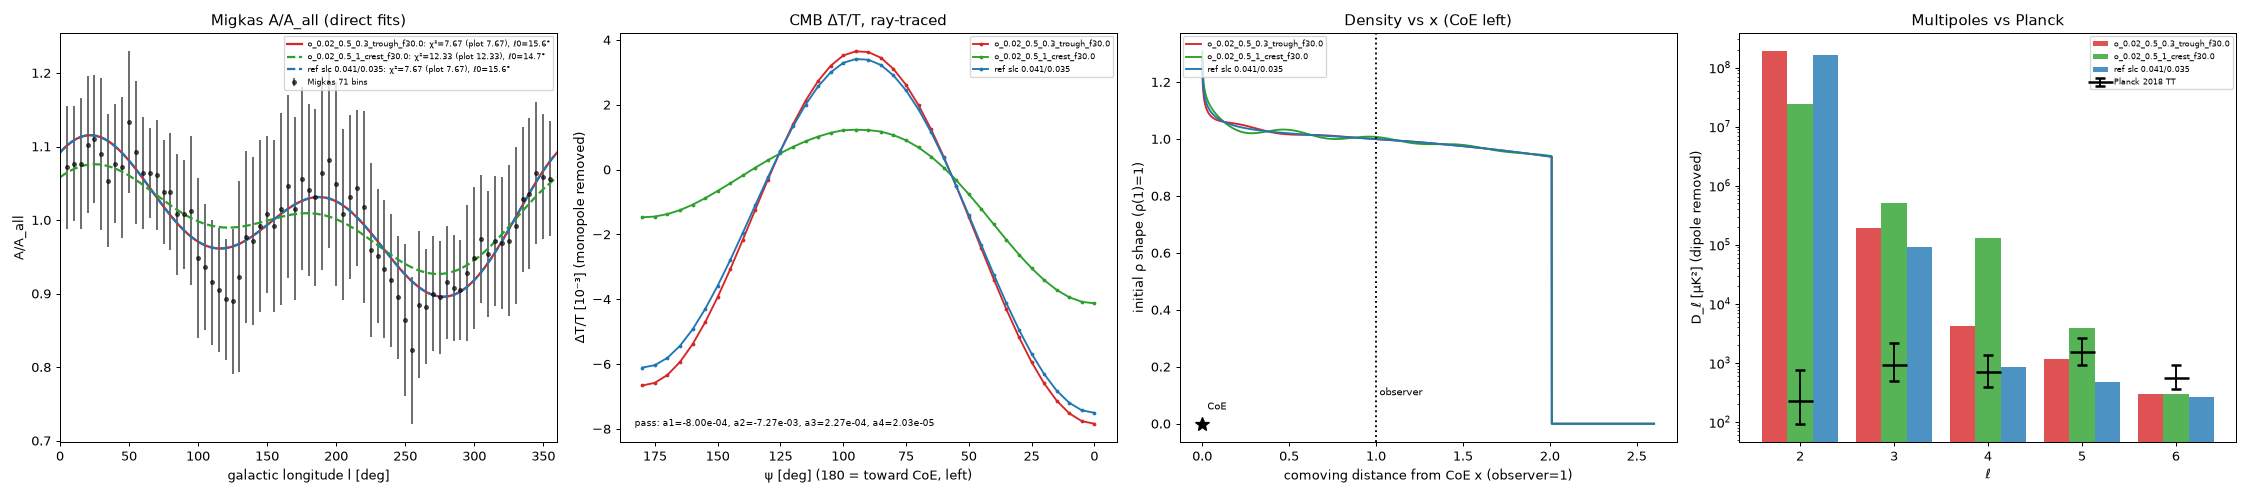

Reproduce this figure in Python.
# usage: poly_plots.py PASS.npz BESTCHI.npz   (both smooth-polynomial runs)
import os,sys,json,numpy as np,warnings;warnings.filterwarnings('ignore')
import matplotlib;matplotlib.use('Agg');import matplotlib.pyplot as plt
H=os.getcwd();FP,FB=[os.path.abspath(a) for a in sys.argv[1:3]];OUT=sys.argv[3];REF=os.path.abspath('../runs_sl2/slc_0.041037_0.035.npz')
os.chdir('/workspace/cosmology-course/notes/accel/gr/three_vel/density')
src=open('/workspace/cosmology-course/notes/accel/gr/rings_cmb/v11/clusters_voids/quad_balance/mass_family_scan/migkas_prof.py').read()
exec(src.split('rng=np.random')[0]);os.chdir(H)
sys.argv=[sys.argv[0]];import anP,glob
def mfit(rat,n=40):
    rng=np.random.default_rng(12345);best=None
    for k in range(n):
        r=minimize(chi,LO+(HI-LO)*rng.random(6),args=(rat,),method='Nelder-Mead',options=dict(maxiter=5000,xatol=1e-7,fatol=1e-7))
        if best is None or r.fun<best.fun:best=r
    th=best.x
    for j in range(3):th=minimize(chi,th,args=(rat,),method='Nelder-Mead',options=dict(maxiter=5000,xatol=1e-9,fatol=1e-9)).x
    m=model(th,rat);return th,chi(th,rat),1-np.sum((Y-m)**2)/np.sum((Y-Y.mean())**2)
Ls=np.arange(0,361,1.0);Lsave=L.copy()
def curve(t,ra):
    global L;L=np.mod(Ls,360);L[-1]=360.0;v=model(t,ra);L=Lsave;return v
from scipy.interpolate import interp1d
out={}
for tag,fn in [('pass',FP),('bestchi',FB),('ref',REF)]:
    A=anP.an(fn);d0=np.load(fn);A['osc']=[float(d0[k]) for k in ('A','LAM','LD','PH')] if 'A' in d0.files else None;th,c2,R2=mfit(A['ratio']);cc=float(np.sum(((interp1d(Ls,curve(th,A['ratio']))(np.mod(L,360))-Y)/S)**2))
    d=np.load(fn);A.update(chi2=float(c2),chi2_from_plotted=cc,R2=float(R2),l0=float(th[1]),theta=th.tolist(),frac=float(d['frac']));out[tag]=A
    print(tag,A['C'],'ratio %.5f chi2 %.3f (plot %.3f) R2 %.3f l0 %.2f a'%(A['ratio'],c2,cc,R2,th[1]),['%.3e'%x for x in A['a']],'D2-6',['%.3g'%x for x in A['Dl'][2:7]])
PL=np.loadtxt('/workspace/cosmology-course/notes/accel/gr/rings_cmb/v11/clusters_voids/reproduce_cmb/planckTT.txt')
out['planck_l2_30']=PL[:29].tolist();scan=[]
for f in sorted(glob.glob('runs_osc/*.npz')):
    r=anP.an(f);r['tag']=os.path.basename(f)[:-4];r.pop('Dl_full',None);scan.append(r)
out['scan']=scan;json.dump(out,open(OUT+'_results.json','w'),indent=1)
col={'pass':'C3','bestchi':'C2','ref':'C0'};lab={k:(os.path.basename(out[k]['run'])[:-4] if k!='ref' else 'ref slc 0.041/0.035')+('') for k in out if k in col}
fig,ax=plt.subplots(1,4,figsize=(25,5.5))
A=ax[0];A.errorbar(L,Y,yerr=S,fmt='o',ms=3,color='k',alpha=.6,label='Migkas 71 bins')
for k in col:A.plot(Ls,curve(np.array(out[k]['theta']),out[k]['ratio']),col[k],ls='-' if k=='pass' else '--',lw=1.8,label=lab[k]+f": χ²={out[k]['chi2']:.2f} (plot {out[k]['chi2_from_plotted']:.2f}), ℓ0={out[k]['l0']:.1f}°")
A.set_xlim(0,360);A.set_xlabel('galactic longitude l [deg]');A.set_ylabel('A/A_all');A.legend(fontsize=6);A.set_title('Migkas A/A_all (direct fits)')
A=ax[1]
for k in col:
    o=np.load(out[k]['run'])['o'];o=o[np.argsort(o[:,0])];psi=o[:,0];lz=np.log(o[:,1]);w=np.sin(np.radians(psi));d_=-(lz-np.trapezoid(lz*w,psi)/np.trapezoid(w,psi))
    A.plot(psi,d_*1e3,col[k],marker='o',ms=2,label=lab[k])
A.invert_xaxis();A.set_xlabel('ψ [deg] (180 = toward CoE, left)');A.set_ylabel('ΔT/T [10⁻³] (monopole removed)');A.set_title('CMB ΔT/T, ray-traced')
p=out['pass'];A.text(.03,.04,'pass: '+', '.join(f'a{l+1}={p["a"][l]:.2e}' for l in range(4)),transform=A.transAxes,fontsize=7);A.legend(fontsize=6)
A=ax[2];x=np.linspace(1e-3,2.6,3000);Rb=1.5*(1+14.30048287260589/42)
for k in col:
    import re;tg=os.path.basename(out[k]['run']);m_=re.match(r'o_([^_]+)_([^_]+)_([^_]+)_([a-z]+)',tg)
    if m_:
        a_,lm,ld,pt=float(m_[1]),float(m_[2]),float(m_[3]),m_[4];ph={'trough':-np.pi/2,'crest':np.pi/2,'up':0,'down':np.pi}[pt]-2*np.pi/lm;xx=np.minimum(x,Rb);s=xx**-0.041037*np.exp(-0.035*(xx-1)**2+a_*np.exp(-xx/ld)*np.sin(2*np.pi*xx/lm+ph))
    else:s= x**-0.041037*np.exp(-0.035*(x-1)**2)
    A.plot(x,s*(x<=Rb),col[k],label=lab[k])
A.axvline(1,color='k',ls=':');A.text(1.02,0.1,'observer',fontsize=8);A.plot(0,0,'k*',ms=12);A.text(0.03,0.05,'CoE',fontsize=8)
A.set_xlabel('comoving distance from CoE x (observer=1)');A.set_ylabel('initial ρ shape (ρ(1)=1)');A.legend(fontsize=6,loc='upper left');A.set_title('Density vs x (CoE left)')
A=ax[3];k_=np.arange(2,7)
for i,k in enumerate(col):A.bar(k_-0.27+0.27*i,np.array(out[k]['Dl'][2:7]),0.27,color=col[k],alpha=.8,label=lab[k])
A.errorbar(k_,PL[:5,1],yerr=[PL[:5,2],PL[:5,3]],fmt='k_',ms=20,mew=2,capsize=4,label='Planck 2018 TT')
A.set_yscale('log');A.set_xlabel('ℓ');A.set_ylabel('D_ℓ [μK²] (dipole removed)');A.legend(fontsize=6);A.set_title('Multipoles vs Planck')
plt.tight_layout();plt.savefig(OUT+'_plots.png',dpi=90)
plt.figure(figsize=(9,5.5));ll=np.arange(2,31)
for k in col:plt.semilogy(ll,np.maximum(np.array(out[k]['Dl'][2:31]),1e-6),col[k],marker='o',ms=3,label=lab[k])
plt.errorbar(PL[:29,0],PL[:29,1],yerr=[PL[:29,2],PL[:29,3]],fmt='ks',ms=3,capsize=2,label='Planck 2018 TT')
plt.xlabel('ℓ');plt.ylabel('D_ℓ [μK²]');plt.title('Angular power spectrum ℓ=2–30 (37 rays, 5° spacing; ℓ≳20 resolution-limited)');plt.legend(fontsize=7);plt.grid(alpha=.3)
plt.tight_layout();plt.savefig(OUT+'_spectrum.png',dpi=90)
